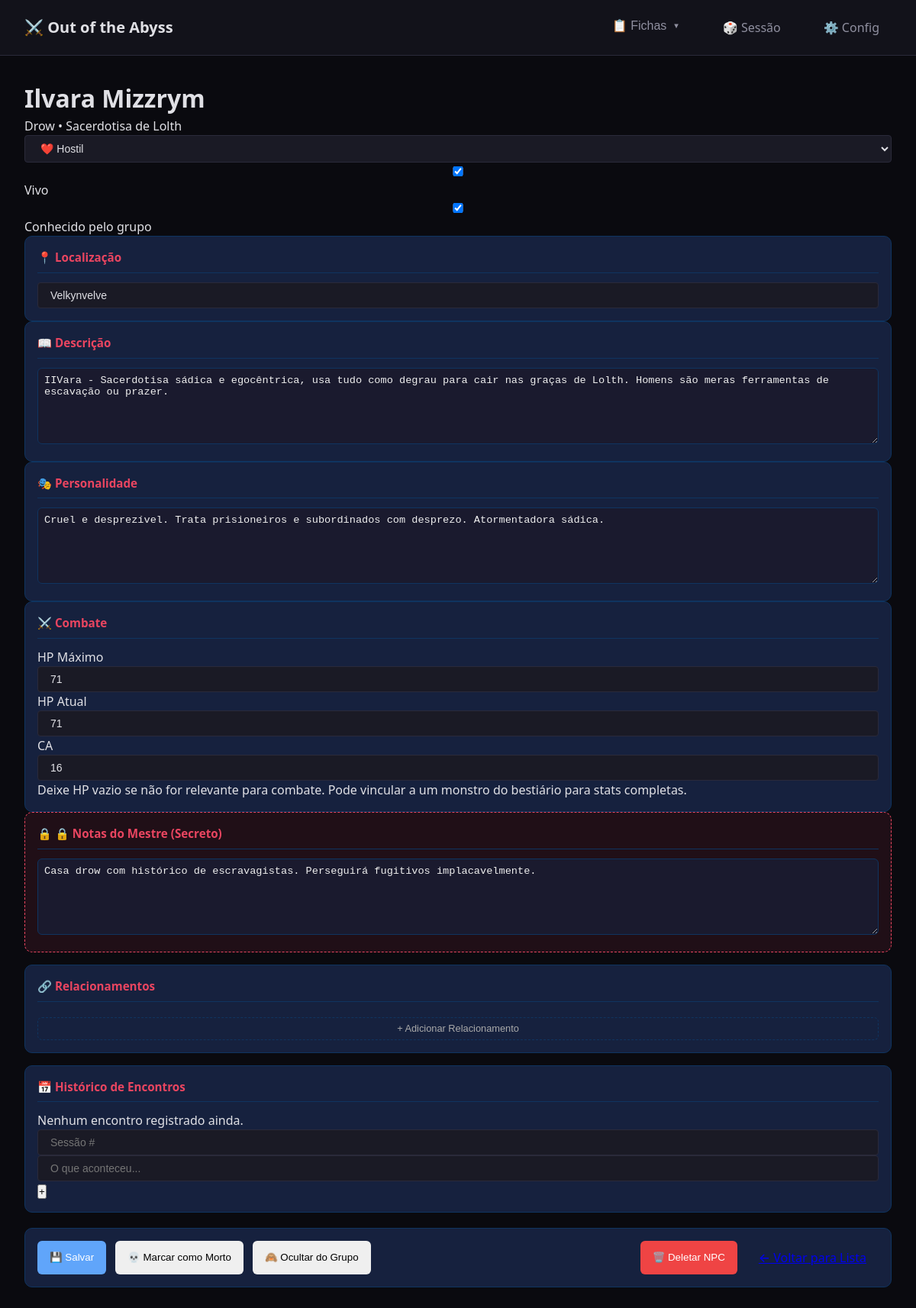
The page /fichas/npc/1 on the database its author committed.
### tables this page shows
CREATE TABLE npcs (
                id INTEGER PRIMARY KEY AUTOINCREMENT,
                nome TEXT NOT NULL,
                titulo TEXT,
                raca TEXT,
                classe TEXT,
                ocupacao TEXT,
                localizacao TEXT,
                descricao TEXT,
                personalidade TEXT,
                
                -- Combate
                hp_maximo INTEGER,
                hp_atual INTEGER,
                ca INTEGER DEFAULT 10,
                monstro_id INTEGER,
                
                -- Relacionamentos (alinhamento com o grupo)
                alinhamento TEXT DEFAULT 'neutro',  -- amigável, indiferente, hostil
                aliado INTEGER DEFAULT 0,
                hostil INTEGER DEFAULT 0,
                neutro INTEGER DEFAULT 1,
                
                -- Status
                vivo INTEGER DEFAULT 1,
                conhecido INTEGER DEFAULT 0,
                
                imagem TEXT,
                notas TEXT,
                
                criado_em TEXT DEFAULT CURRENT_TIMESTAMP,
                atualizado_em TEXT DEFAULT CURRENT_TIMESTAMP, observacoes TEXT, atributos TEXT, segredo TEXT, acoes TEXT,
                
                FOREIGN KEY (monstro_id) REFERENCES monstros(id)
            );

### app/routes/fichas.py (the view)
@fichas_bp.route('/npc/<int:id>')
def ver_npc(id):
    npc = NPCRepository.get_by_id(id)
    if not npc:
        return render_template('erro.html', mensagem='NPC não encontrado'), 404
    return render_template('fichas/npc.html', npc=npc)

### app/modulos/database.py (called while the page is built)
@contextmanager
def get_connection():
    conn = sqlite3.connect(DB_PATH)
    conn.row_factory = sqlite3.Row  # Retorna dicts ao invés de tuples
    conn.execute("PRAGMA foreign_keys = ON")  # Habilita foreign keys
    conn.execute("PRAGMA journal_mode = WAL")  # Write-Ahead Logging (mais rápido)
    conn.execute("PRAGMA synchronous = NORMAL")  # Balance entre segurança e velocidade
    try:
        yield conn
        conn.commit()
    except Exception as e:
        conn.rollback()
        raise e
    finally:
        conn.close()

def dict_from_row(row) -> Optional[Dict]:
    if row is None:
        return None
    return dict(row)

def json_loads_safe(data: str, default=None):
    if data is None:
        return default
    try:
        return json.loads(data)
    except:
        return default

    @classmethod
    def get_by_id(cls, id: int) -> Optional[Dict]:
        with get_connection() as conn:
            cursor = conn.execute(f"SELECT * FROM {cls.table_name} WHERE id = ?", (id,))
            row = cursor.fetchone()
            return dict_from_row(row)

### app/modulos/repositories.py (called while the page is built)
    @classmethod
    def _parse_json_fields(cls, data: Dict) -> None:
        json_fields = ['atributos', 'acoes']
        for field in json_fields:
            if field in data and data[field]:
                data[field] = json_loads_safe(data[field], default=[])

    @classmethod
    def get_by_id(cls, id: int) -> Optional[Dict]:
        data = super().get_by_id(id)
        if data:
            cls._parse_json_fields(data)
        return data

### templates/fichas/npc.html (shortened to what this page needs)
{% extends "base.html" %}
{% block extra_css %}
<link rel="stylesheet" href="{{ url_for('static', filename='css/fichas.css') }}">
{% endblock %}
{% block content %}
<div class="ficha-npc-container">
    <header class="ficha-npc-header">
        <div class="npc-info-principal">
            <h1 class="npc-nome" data-campo="nome" contenteditable="true">{{ npc.nome if npc else 'Nome do NPC' }}</h1>
            <p class="npc-subtitulo">
                <span data-campo="raca" contenteditable="true">{{ npc.raca if npc else 'Raça' }}</span>
                {% if npc and npc.classe %} • <span data-campo="classe" contenteditable="true">{{ npc.classe }}</span>{% endif %}
            </p>
        </div>
        <div class="npc-status-container">
            <select class="status-select" data-campo="alinhamento">
                <option value="hostil" {{ 'selected' if npc and npc.alinhamento == 'hostil' else '' }}>❤️ Hostil</option>
            </select>
            <label class="checkbox-vivo">
                <input type="checkbox" data-campo="vivo" {{ 'checked' if not npc or npc.vivo else '' }}>
                Vivo
            </label>
            <label class="checkbox-conhecido">
                <input type="checkbox" data-campo="conhecido" {{ 'checked' if npc and npc.conhecido else '' }}>
                Conhecido pelo grupo
            </label>
        </div>
    </header>
    <div class="ficha-npc-body">
        <div class="coluna-esquerda">
            <div class="bloco localizacao">
                <h3>📍 Localização</h3>
                <input type="text" class="input-full" data-campo="localizacao" value="{{ npc.localizacao if npc else '' }}" placeholder="Onde este NPC está atualmente?">
            </div>
            <div class="bloco descricao">
                <h3>📖 Descrição</h3>
                <textarea class="texto-area" data-campo="descricao" placeholder="Aparência, comportamento, primeira impressão...">{{ npc.descricao if npc else '' }}</textarea>
            </div>
            <div class="bloco personalidade-npc">
                <h3>🎭 Personalidade</h3>
                <textarea class="texto-area" data-campo="personalidade" placeholder="Como o NPC age, fala, o que motiva ele...">{{ npc.personalidade if npc else '' }}</textarea>
            </div>
            <div class="bloco stats-combate">
                <h3>⚔️ Combate</h3>
                <div class="stats-grid">
                    <div class="stat-item">
                        <label>HP Máximo</label>
                        <input type="number" data-campo="hp_maximo" value="{{ npc.hp_maximo if npc and npc.hp_maximo else '' }}" placeholder="—">
                    </div>
                    <div class="stat-item">
                        <label>HP Atual</label>
                        <input type="number" data-campo="hp_atual" value="{{ npc.hp_atual if npc and npc.hp_atual else '' }}" placeholder="—">
                    </div>
                    <div class="stat-item">
                        <label>CA</label>
                        <input type="number" data-campo="ca" value="{{ npc.ca if npc and npc.ca else 10 }}" placeholder="10">
                    </div>
                </div>
                <p class="stat-hint">Deixe HP vazio se não for relevante para combate. Pode vincular a um monstro do bestiário para stats completas.</p>
            </div>
        </div>
        <div class="coluna-direita">
            <div class="bloco notas-mestre">
                <h3>🔒 Notas do Mestre (Secreto)</h3>
                <textarea class="texto-area texto-secreto" data-campo="notas" placeholder="Segredos, planos futuros, conexões que os jogadores não sabem...">{{ npc.notas if npc else '' }}</textarea>
            </div>
            <div class="bloco relacionamentos">
                <h3>🔗 Relacionamentos</h3>
                <button class="btn-adicionar" onclick="adicionarRelacionamento()">+ Adicionar Relacionamento</button>
            </div>
            <div class="bloco historico">
                <h3>📅 Histórico de Encontros</h3>
                <div class="historico-lista" id="lista-historico">
                    {% if npc and npc.historico %}
                    {% for evento in npc.historico %}
                    <div class="historico-item">
                        <span class="historico-sessao">Sessão {{ evento.sessao }}</span>
                        <span class="historico-texto">{{ evento.descricao }}</span>
                    </div>
                    {% endfor %}
                    {% else %}
                    <p class="lista-vazia-pequena">Nenhum encontro registrado ainda.</p>
                    {% endif %}
                </div>
                <div class="adicionar-historico">
                    <input type="number" id="nova-sessao" placeholder="Sessão #" min="1">
                    <input type="text" id="novo-evento" placeholder="O que aconteceu...">
                    <button class="btn-adicionar-pequeno" onclick="adicionarEvento()">+</button>
                </div>
            </div>
        </div>
    </div>
    <div class="acoes-rapidas">
        {% if npc and npc.id %}
        <button class="btn-acao btn-salvar" onclick="salvarNPC()">💾 Salvar</button>
        <button class="btn-acao btn-matar" onclick="toggleVivo()">{{ '💀 Marcar como Morto' if npc.vivo else '✨ Ressuscitar' }}</button>
        <button class="btn-acao btn-revelar" onclick="toggleConhecido()">{{ '👁️ Revelar ao Grupo' if not npc.conhecido else '🙈 Ocultar do Grupo' }}</button>
        <button class="btn-acao btn-danger" onclick="deletarNPC()" style="margin-left: auto;">🗑️ Deletar NPC</button>
        {% else %}
        <button class="btn-acao btn-criar" onclick="criarNPC()">✅ Criar NPC</button>
        {% endif %}
        <a href="{{ url_for('fichas.lista_npcs') }}" class="btn-acao btn-voltar">← Voltar para Lista</a>
    </div>
</div>
{% endblock %}

### templates/base.html (shortened to what this page needs)
<!DOCTYPE html>
<html lang="pt-BR">
<head>
    <link rel="stylesheet" href="{{ url_for('static', filename='css/base.css') }}">
    <link rel="stylesheet" href="{{ url_for('static', filename='css/widgets.css') }}">
    <link rel="stylesheet" href="{{ url_for('static', filename='css/fichas.css') }}">
    {% block extra_css %}{% endblock %}
</head>
<body class="tema-abyss">
    <nav class="navbar">
        <div class="navbar-brand">
            <a href="{{ url_for('main.index') }}">⚔️ Out of the Abyss</a>
        </div>
        <div class="navbar-menu">
            <div class="nav-dropdown">
                <button class="nav-link nav-dropdown-toggle">
                    📋 Fichas <span class="dropdown-arrow">▼</span>
                </button>
            </div>
            <a href="{{ url_for('sessao.tela_sessao') }}" class="nav-link">🎲 Sessão</a>
            <a href="{{ url_for('main.configuracoes') }}" class="nav-link">⚙️ Config</a>
        </div>
    </nav>
    <main class="container">
        {% block content %}{% endblock %}
    </main>
</body>
</html>

### app/static/css/base.css (style rules this page uses)
:root { --bg-primary: #0a0a0f; --bg-secondary: #12121a; --bg-tertiary: #1a1a25; --bg-elevated: #22222f; --text-primary: #e0e0e5; --text-secondary: #9090a0; --text-muted: #606070; --accent-primary: #4a6fa5; --accent-secondary: #8b4a8b; --accent-danger: #a54a4a; --accent-success: #4a8b5a; --accent-warning: #8b7a4a; --border-color: #2a2a3a; --border-light: #3a3a4a; --shadow-sm: 0 2px 4px rgba(0, 0, 0, 0.3); --shadow-md: 0 4px 8px rgba(0, 0, 0, 0.4); --shadow-lg: 0 8px 16px rgba(0, 0, 0, 0.5); --spacing-xs: 0.25rem; --spacing-sm: 0.5rem; --spacing-md: 1rem; --spacing-lg: 1.5rem; --spacing-xl: 2rem; --radius-sm: 4px; --radius-md: 8px; --radius-lg: 12px; --transition-fast: 0.15s ease; --transition-normal: 0.25s ease; }
*, *::before, *::after { box-sizing: border-box; margin: 0; padding: 0; }
html { font-size: 16px; }
body { font-family: 'Segoe UI', system-ui, -apple-system, sans-serif; background-color: var(--bg-primary); color: var(--text-primary); line-height: 1.5; min-height: 100vh; }
.navbar { display: flex; justify-content: space-between; align-items: center; padding: var(--spacing-md) var(--spacing-xl); background-color: var(--bg-secondary); border-bottom: 1px solid var(--border-color); position: sticky; top: 0; z-index: 1000; }
.navbar-brand a { color: var(--text-primary); text-decoration: none; font-size: 1.25rem; font-weight: 600; }
.navbar-menu { display: flex; gap: var(--spacing-lg); }
.nav-link { color: var(--text-secondary); text-decoration: none; padding: var(--spacing-sm) var(--spacing-md); border-radius: var(--radius-sm); transition: var(--transition-fast); }
.container { max-width: 1400px; margin: 0 auto; padding: var(--spacing-xl); }
.btn-danger { background-color: var(--accent-danger); border-color: var(--accent-danger); }
input, select, textarea { background-color: var(--bg-tertiary); border: 1px solid var(--border-color); border-radius: var(--radius-sm); padding: var(--spacing-sm) var(--spacing-md); color: var(--text-primary); font-size: 0.875rem; width: 100%; }
.nav-dropdown { position: relative; }
.nav-dropdown-toggle { background: none; border: none; color: var(--text-secondary); padding: var(--spacing-sm) var(--spacing-md); border-radius: var(--radius-sm); cursor: pointer; font-size: inherit; display: flex; align-items: center; gap: 0.5rem; transition: var(--transition-fast); }
.dropdown-arrow { font-size: 0.6em; transition: transform 0.2s ease; }
.navbar-brand { display: flex; align-items: center; gap: var(--spacing-md); }

### rows shown on the page
npcs: nome "Ilvara Mizzrym", raca "Drow", classe "Sacerdotisa de Lolth", localizacao "Velkynvelve", descricao "IIVara - Sacerdotisa sádica e egocêntrica, usa tudo como degrau para cair nas graças de Lolth. Homens são meras ferramentas de escavação ou prazer.", personalidade "Cruel e desprezível. Trata prisioneiros e subordinados com desprezo. Atormentadora sádica.", hp_maximo "71", hp_atual "71", ca "16", notas "Casa drow com histórico de escravagistas. Perseguirá fugitivos implacavelmente.", vivo "💀 Marcar como Morto", conhecido "🙈 Ocultar do Grupo"
